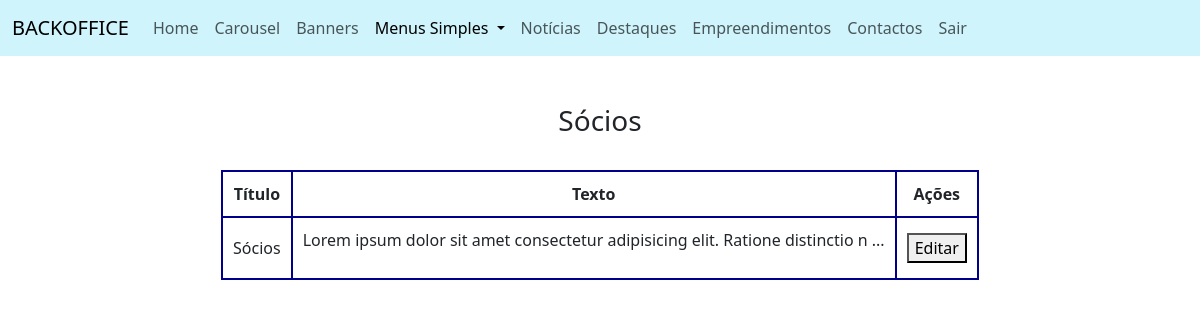
The app's page /backoffice/socios.php (signed in) with its own data.
### tables this page shows
CREATE TABLE `socios` (
  `id` int(11) NOT NULL,
  `título` varchar(500) NOT NULL,
  `texto` longtext NOT NULL
);

### backoffice/socios.php (called while the page is built, shortened)
<?php
require("componentes/header.php");
require("views/socios_view.php");
require("componentes/footer.php");
?>

### helpers/base_dados_helper.php (called while the page is built, shortened)
<?php
$conexao = new PDO("mysql:host=localhost;dbname=construcao_e_habitacao_bd;charset=utf8mb4", "root", "");
function selectSQLUnico($sql){
    global $conexao;
    $pesquisa = $conexao->query($sql);
    $resultado = $pesquisa->fetch(PDO::FETCH_ASSOC);
    return $resultado;
}
?>

### helpers/socios_helper.php (called while the page is built)
<?php
function getSocios(){
    $resultado = selectSQLUnico("SELECT * FROM socios");
    return $resultado;
}
?>

### backoffice/views/socios_view.php (the view)
<?php
$socios = getSocios();
?>
<main class="conatiner my-5 text-center">
<div class="row m-0">
    <div class="col-12">
        <h3>Sócios</h3>
    </div>
</div>
<div class="row mx-0 mt-4">
    <div class="col-12">
        <table>
            <tr>
                <th>Título</th>
                <th>Texto</th>
                <th>Ações</th>
            </tr>
            <tr>
                <td><?= $socios["título"]; ?></td>
                <td><?= substr($socios["texto"], 0, 80); ?> ... </td>
                <td>
                    <a href="socios_editar.php?id=<?= $socios["id"]; ?>"><button>Editar</button></a>
                </td>
            </tr>
        </table>
    </div>
</div>
</main>

### css/style_backoffice.css (style rules this page uses)
table, th, td { border: 2px solid darkblue !important; border-collapse: collapse !important; padding: 10px; margin: auto !important; }

### records on screen
socios: título "Sócios", texto "Lorem ipsum dolor sit amet consectetur adipisicing elit. Ratione distinctio n"
